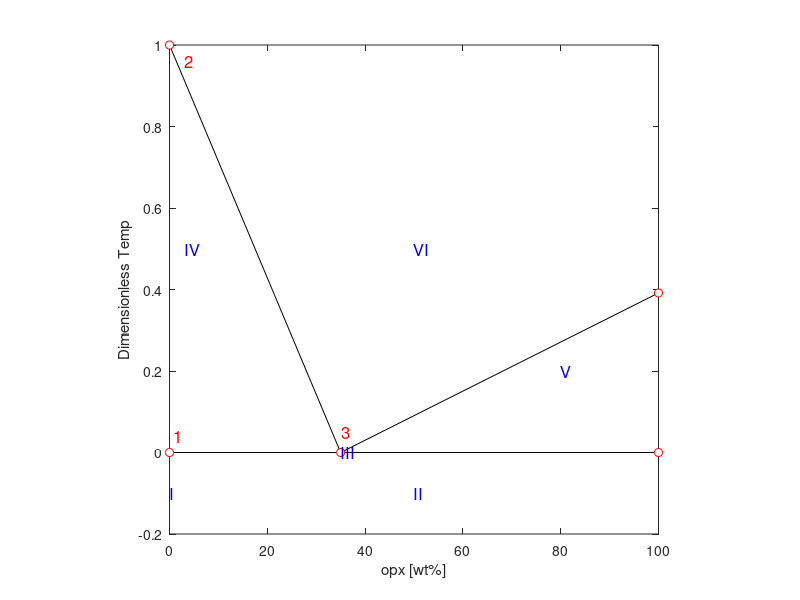
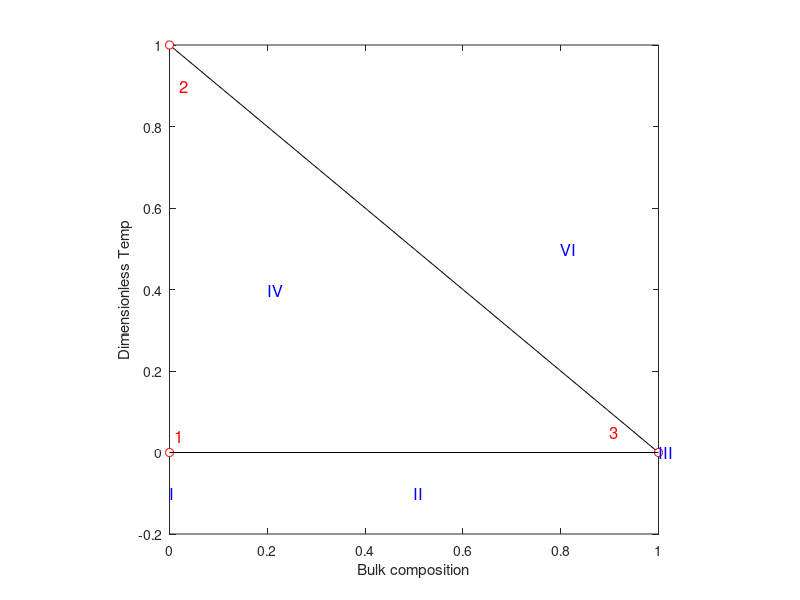

Source code (MATLAB) for these figures, in order:
function [] = plot_eutectic()

Xe = 0.35; % Eutectic mass fraction

T1 = 2053;
T2 = 1753;

Te = 1560;

Tm = max(T1,T2);

T1 = (T1-Te)/(Tm-Te);
T2 = (T2-Te)/(Tm-Te);
Te = (Te-Te)/(Tm-Te);

% Weight fraction Temperature plot
figure
plot([0 Xe]*100, [T1, Te], 'k-'), hold on
plot([Xe 1]*100, [Te, T2], 'k-')
plot([0  1]*100, [Te, Te], 'k-')
plot([0  0]*100, [-0.03, -0.03], 'k-')
plot([0 0 Xe 1 1]*100, [Te T1 Te T2 Te], 'o', 'markerfacecolor', 'w', 'markeredgecolor', 'r')
text(.9, Te+0.04,'1','fontsize',12,'color','r')
text(Xe*100+0.2, Te+0.05,'3','fontsize',12,'color','r')
text(3, T1-0.04,'2','fontsize',12,'color','r')
text(0,-0.1,'I','fontsize',12,'color','b');
text(50,-0.1,'II','fontsize',12,'color','b');
text(3,0.5,'IV','fontsize',12,'color','b');
text(80,0.2,'V','fontsize',12,'color','b');
text(50,0.5,'VI','fontsize',12,'color','b');
text(Xe*100, Te,'III','fontsize',12,'color','b')
hold off

axis square
xlabel 'opx [wt%]'
ylabel 'Dimensionless Temp'

% bulk composition Temperature plot switch to left side of eutectic
figure
plot([0 Xe]/Xe, [T1, Te], 'k-'), hold on
plot([0  0]/Xe, [-0.03, -0.03], 'k-')
plot([0 0 Xe]/Xe, [Te T1 Te], 'o', 'markerfacecolor', 'w', 'markeredgecolor', 'r')
plot([0  Xe]/Xe, [Te, Te], 'k-')
text(0.01, Te+0.04,'1','fontsize',12,'color','r')
text(Xe/Xe-0.1, Te+0.05,'3','fontsize',12,'color','r')
text(0.02, T1-0.1,'2','fontsize',12,'color','r')
text(0,-0.1,'I','fontsize',12,'color','b');
text(0.5,-0.1,'II','fontsize',12,'color','b');
text(0.2,0.4,'IV','fontsize',12,'color','b');
text(0.8,0.5,'VI','fontsize',12,'color','b');
text(1, Te,'III','fontsize',12,'color','b')
hold off

axis square
xlabel 'Bulk composition'
ylabel 'Dimensionless Temp'
